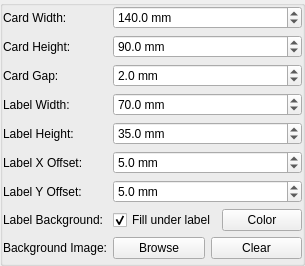
          <widget class="QGroupBox" name="cardSectionContent">
           <property name="title">
            <string/>
           </property>
           <property name="flat">
            <bool>true</bool>
           </property>
           <layout class="QFormLayout" name="cardLayout">
            <property name="leftMargin">
             <number>0</number>
            </property>
            <property name="topMargin">
             <number>0</number>
            </property>
            <property name="rightMargin">
             <number>0</number>
            </property>
            <property name="bottomMargin">
             <number>4</number>
            </property>
            <item row="0" column="0">
             <widget class="QLabel" name="cardWidthLabel">
              <property name="text">
               <string>Card Width:</string>
              </property>
             </widget>
            </item>
            <item row="0" column="1">
             <widget class="BaseDoubleSpinBox" name="cardWidthSpinBox">
              <property name="suffix">
               <string notr="true"> mm</string>
              </property>
              <property name="decimals">
               <number>1</number>
              </property>
              <property name="minimum">
               <double>50.000000000000000</double>
              </property>
              <property name="maximum">
               <double>300.000000000000000</double>
              </property>
              <property name="singleStep">
               <double>0.500000000000000</double>
              </property>
              <property name="value">
               <double>140.000000000000000</double>
              </property>
             </widget>
            </item>
            <item row="1" column="0">
             <widget class="QLabel" name="cardHeightLabel">
              <property name="text">
               <string>Card Height:</string>
              </property>
             </widget>
            </item>
            <item row="1" column="1">
             <widget class="BaseDoubleSpinBox" name="cardHeightSpinBox">
              <property name="suffix">
               <string notr="true"> mm</string>
              </property>
              <property name="decimals">
               <number>1</number>
              </property>
              <property name="minimum">
               <double>50.000000000000000</double>
              </property>
              <property name="maximum">
               <double>300.000000000000000</double>
              </property>
              <property name="singleStep">
               <double>0.500000000000000</double>
              </property>
              <property name="value">
               <double>90.000000000000000</double>
              </property>
             </widget>
            </item>
            <item row="2" column="0">
             <widget class="QLabel" name="cardGapLabel">
              <property name="text">
               <string>Card Gap:</string>
              </property>
             </widget>
            </item>
            <item row="2" column="1">
             <widget class="BaseDoubleSpinBox" name="cardGapSpinBox">
              <property name="suffix">
               <string notr="true"> mm</string>
              </property>
              <property name="decimals">
               <number>1</number>
              </property>
              <property name="minimum">
               <double>0.000000000000000</double>
              </property>
              <property name="maximum">
               <double>20.000000000000000</double>
              </property>
              <property name="singleStep">
               <double>0.500000000000000</double>
              </property>
              <property name="value">
               <double>2.000000000000000</double>
              </property>
             </widget>
            </item>
            <item row="3" column="0">
             <widget class="QLabel" name="cardLabelWidthLabel">
              <property name="text">
               <string>Label Width:</string>
              </property>
             </widget>
            </item>
            <item row="3" column="1">
             <widget class="BaseDoubleSpinBox" name="cardLabelWidthSpinBox">
              <property name="suffix">
               <string notr="true"> mm</string>
              </property>
              <property name="decimals">
               <number>1</number>
              </property>
              <property name="minimum">
               <double>10.000000000000000</double>
              </property>
              <property name="maximum">
               <double>300.000000000000000</double>
              </property>
              <property name="singleStep">
               <double>0.500000000000000</double>
              </property>
              <property name="value">
               <double>70.000000000000000</double>
              </property>
             </widget>
            </item>
            <item row="4" column="0">
             <widget class="QLabel" name="cardLabelHeightLabel">
              <property name="text">
               <string>Label Height:</string>
              </property>
             </widget>
            </item>
            <item row="4" column="1">
             <widget class="BaseDoubleSpinBox" name="cardLabelHeightSpinBox">
              <property name="suffix">
               <string notr="true"> mm</string>
              </property>
              <property name="decimals">
               <number>1</number>
              </property>
              <property name="minimum">
               <double>10.000000000000000</double>
              </property>
              <property name="maximum">
               <double>300.000000000000000</double>
              </property>
              <property name="singleStep">
               <double>0.500000000000000</double>
              </property>
              <property name="value">
               <double>35.000000000000000</double>
              </property>
             </widget>
            </item>
            <item row="5" column="0">
             <widget class="QLabel" name="cardLabelOffsetXLabel">
              <property name="text">
               <string>Label X Offset:</string>
              </property>
             </widget>
            </item>
            <item row="5" column="1">
             <widget class="BaseDoubleSpinBox" name="cardLabelOffsetXSpinBox">
              <property name="suffix">
               <string notr="true"> mm</string>
              </property>
              <property name="decimals">
               <number>1</number>
              </property>
              <property name="minimum">
               <double>-300.000000000000000</double>
              </property>
              <property name="maximum">
               <double>300.000000000000000</double>
              </property>
              <property name="singleStep">
               <double>0.500000000000000</double>
              </property>
              <property name="value">
               <double>5.000000000000000</double>
              </property>
             </widget>
            </item>
            <item row="6" column="0">
             <widget class="QLabel" name="cardLabelOffsetYLabel">
              <property name="text">
               <string>Label Y Offset:</string>
              </property>
             </widget>
            </item>
            <item row="6" column="1">
             <widget class="BaseDoubleSpinBox" name="cardLabelOffsetYSpinBox">
              <property name="suffix">
               <string notr="true"> mm</string>
              </property>
              <property name="decimals">
               <number>1</number>
              </property>
              <property name="minimum">
               <double>-300.000000000000000</double>
              </property>
              <property name="maximum">
               <double>300.000000000000000</double>
              </property>
              <property name="singleStep">
               <double>0.500000000000000</double>
              </property>
              <property name="value">
               <double>5.000000000000000</double>
              </property>
             </widget>
            </item>
            <item row="7" column="0">
             <widget class="QLabel" name="cardLabelBackgroundLabel">
              <property name="text">
               <string>Label Background:</string>
              </property>
             </widget>
            </item>
            <item row="7" column="1">
             <layout class="QHBoxLayout" name="cardLabelBackgroundLayout">
              <item>
               <widget class="QCheckBox" name="cardLabelOpaqueBackgroundCheckBox">
                <property name="text">
                 <string>Fill under label</string>
                </property>
                <property name="checked">
                 <bool>true</bool>
                </property>
               </widget>
              </item>
              <item>
               <widget class="QPushButton" name="cardLabelBackgroundColorButton">
                <property name="text">
                 <string>Color</string>
                </property>
               </widget>
              </item>
             </layout>
            </item>
            <item row="8" column="0">
             <widget class="QLabel" name="cardBackgroundImageLabel">
              <property name="text">
               <string>Background Image:</string>
              </property>
             </widget>
            </item>
            <item row="8" column="1">
             <layout class="QHBoxLayout" name="cardBackgroundButtonsLayout">
              <item>
               <widget class="QPushButton" name="selectCardBackgroundButton">
                <property name="text">
                 <string>Browse</string>
                </property>
                <property name="icon">
                 <iconset theme="folder-open">
                  <normaloff>.</normaloff>.</iconset>
                </property>
               </widget>
              </item>
              <item>
               <widget class="QPushButton" name="clearCardBackgroundButton">
                <property name="text">
                 <string>Clear</string>
                </property>
                <property name="icon">
                 <iconset theme="edit-delete">
                  <normaloff>.</normaloff>.</iconset>
                </property>
               </widget>
              </item>
             </layout>
            </item>
           </layout>
          </widget>
